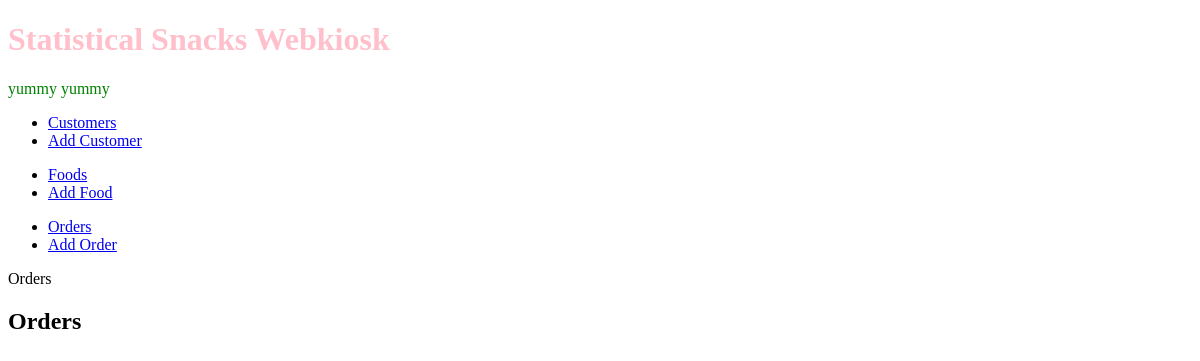
Before: /webkiosk/orders/ with the older database file.
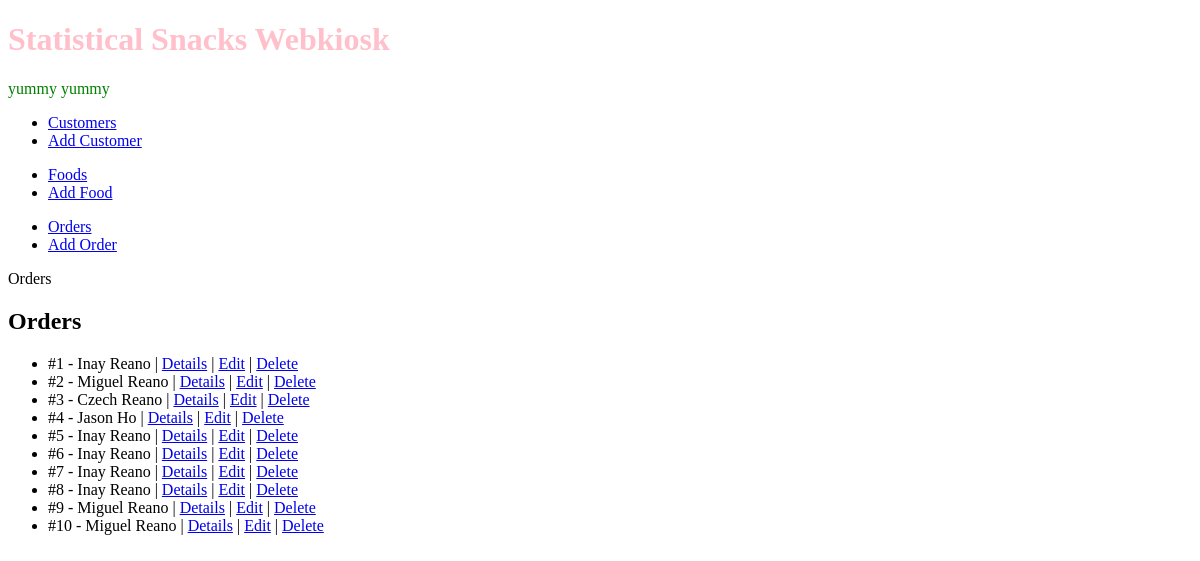
After: the same page with the newer database file.
### webkiosk/models.py (models this page shows, shortened)
class Order(models.Model):
    CHOICES = [
        ('Cash','Cash'),
        ('Card','Card'),
        ('Digitalwallet','Digital Wallet'),
    ]
    orderdatetime = models.DateTimeField(auto_now_add=True)
    paymentmode = models.CharField(max_length=15, choices=CHOICES)
    customer = models.ForeignKey(Customer, on_delete=models.CASCADE)

class Customer(models.Model):
    firstname = models.CharField(max_length=20)
    lastname = models.CharField(max_length=20)
    date_joined = models.DateTimeField(auto_now_add=True)

### webkiosk/views.py (the view)
# urls.py: path('orders/', views.listorders, name='order-list'),
def listorders(request):
    orderlist = Order.objects.all()
    context = {'orderlist': orderlist}
    return render(request, "webkiosk/order_list.html", context)

### webkiosk/templates/webkiosk/order_list.html
{% extends 'webkiosk/base_template.html' %}
{% block pagetitle %}Orders{% endblock %}
{% block maincontent %}
<h2>Orders</h2>
<ul>
    {% for order in orderlist %}
        <li>#{{order.id}} - {{ order.customer.firstname}} {{order.customer.lastname}} |
            <a href="{% url 'webkiosk:order-details' order.id %}">Details</a> |
            <a href="{% url 'webkiosk:order-edit' order.id %}">Edit</a> |
            <a href="{% url 'webkiosk:order-delete' order.id %}">Delete</a>
        </li>
    {% endfor %}
</ul>
{% endblock %}

Changed rows visible on the page:
added Order: id "1", customer.firstname "Inay", customer.lastname "Reano"
added Order: id "2", customer.firstname "Miguel", customer.lastname "Reano"
added Order: id "3", customer.firstname "Czech", customer.lastname "Reano"
added Order: id "4", customer.firstname "Jason", customer.lastname "Ho"
added Order: id "5", customer.firstname "Inay", customer.lastname "Reano"
added Order: id "6", customer.firstname "Inay", customer.lastname "Reano"
added Order: id "7", customer.firstname "Inay", customer.lastname "Reano"
added Order: id "8", customer.firstname "Inay", customer.lastname "Reano"
added Order: id "9", customer.firstname "Miguel", customer.lastname "Reano"
added Order: id "10", customer.firstname "Miguel", customer.lastname "Reano"
